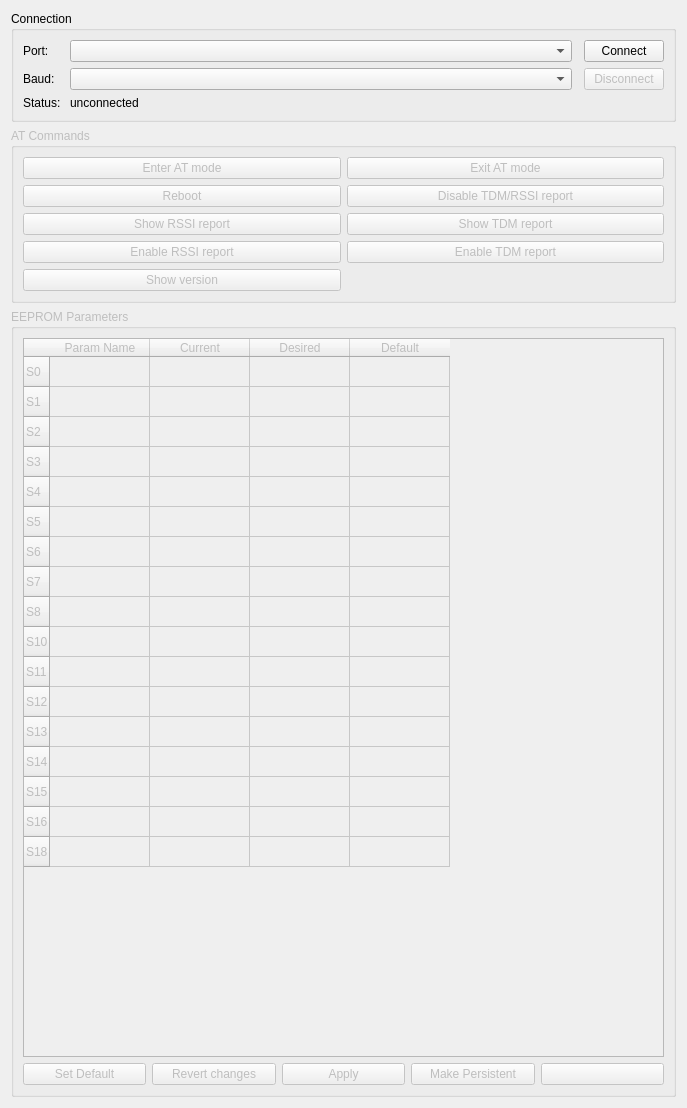
<?xml version="1.0" encoding="UTF-8"?>
<ui version="4.0">
 <class>Form</class>
 <widget class="QWidget" name="Form">
  <property name="geometry">
   <rect>
    <x>0</x>
    <y>0</y>
    <width>687</width>
    <height>1108</height>
   </rect>
  </property>
  <property name="windowTitle">
   <string>Form</string>
  </property>
  <layout class="QGridLayout" name="gridLayout_2">
   <item row="0" column="0">
    <widget class="QGroupBox" name="connection_group">
     <property name="title">
      <string>Connection</string>
     </property>
     <layout class="QGridLayout" name="gridLayout">
      <item row="0" column="1">
       <widget class="ComboBox" name="port_combobox">
        <property name="sizePolicy">
         <sizepolicy hsizetype="Preferred" vsizetype="Fixed">
          <horstretch>2</horstretch>
          <verstretch>0</verstretch>
         </sizepolicy>
        </property>
       </widget>
      </item>
      <item row="1" column="3">
       <widget class="QPushButton" name="disconnect_button">
        <property name="enabled">
         <bool>false</bool>
        </property>
        <property name="text">
         <string>Disconnect</string>
        </property>
       </widget>
      </item>
      <item row="2" column="1" colspan="3">
       <widget class="QLabel" name="connection_status_label">
        <property name="text">
         <string>unconnected</string>
        </property>
       </widget>
      </item>
      <item row="1" column="1">
       <widget class="QComboBox" name="baud_combobox"/>
      </item>
      <item row="1" column="0">
       <widget class="QLabel" name="label_2">
        <property name="text">
         <string>Baud: </string>
        </property>
       </widget>
      </item>
      <item row="0" column="0">
       <widget class="QLabel" name="label">
        <property name="sizePolicy">
         <sizepolicy hsizetype="Preferred" vsizetype="Preferred">
          <horstretch>0</horstretch>
          <verstretch>0</verstretch>
         </sizepolicy>
        </property>
        <property name="text">
         <string>Port:</string>
        </property>
       </widget>
      </item>
      <item row="2" column="0">
       <widget class="QLabel" name="label_3">
        <property name="text">
         <string>Status: </string>
        </property>
       </widget>
      </item>
      <item row="0" column="3">
       <widget class="QPushButton" name="connect_button">
        <property name="sizePolicy">
         <sizepolicy hsizetype="Preferred" vsizetype="Fixed">
          <horstretch>0</horstretch>
          <verstretch>0</verstretch>
         </sizepolicy>
        </property>
        <property name="text">
         <string>Connect</string>
        </property>
       </widget>
      </item>
     </layout>
    </widget>
   </item>
   <item row="1" column="0">
    <widget class="QGroupBox" name="at_group">
     <property name="enabled">
      <bool>false</bool>
     </property>
     <property name="title">
      <string>AT Commands</string>
     </property>
     <layout class="QGridLayout" name="gridLayout_4">
      <item row="2" column="0">
       <widget class="QPushButton" name="show_rssi_button">
        <property name="enabled">
         <bool>false</bool>
        </property>
        <property name="text">
         <string>Show RSSI report</string>
        </property>
       </widget>
      </item>
      <item row="3" column="0">
       <widget class="QPushButton" name="enable_rssi_button">
        <property name="enabled">
         <bool>false</bool>
        </property>
        <property name="text">
         <string>Enable RSSI report</string>
        </property>
       </widget>
      </item>
      <item row="2" column="1">
       <widget class="QPushButton" name="show_tdm_button">
        <property name="enabled">
         <bool>false</bool>
        </property>
        <property name="text">
         <string>Show TDM report</string>
        </property>
       </widget>
      </item>
      <item row="0" column="0">
       <widget class="QPushButton" name="enter_at_button">
        <property name="text">
         <string>Enter AT mode</string>
        </property>
       </widget>
      </item>
      <item row="1" column="0">
       <widget class="QPushButton" name="reboot_button">
        <property name="enabled">
         <bool>false</bool>
        </property>
        <property name="text">
         <string>Reboot</string>
        </property>
       </widget>
      </item>
      <item row="1" column="1">
       <widget class="QPushButton" name="disable_debug_button">
        <property name="enabled">
         <bool>false</bool>
        </property>
        <property name="text">
         <string>Disable TDM/RSSI report</string>
        </property>
       </widget>
      </item>
      <item row="0" column="1">
       <widget class="QPushButton" name="exit_at_button">
        <property name="enabled">
         <bool>false</bool>
        </property>
        <property name="text">
         <string>Exit AT mode</string>
        </property>
       </widget>
      </item>
      <item row="3" column="1">
       <widget class="QPushButton" name="enable_tdm_button">
        <property name="enabled">
         <bool>false</bool>
        </property>
        <property name="text">
         <string>Enable TDM report</string>
        </property>
       </widget>
      </item>
      <item row="4" column="0">
       <widget class="QPushButton" name="show_version_button">
        <property name="enabled">
         <bool>false</bool>
        </property>
        <property name="text">
         <string>Show version</string>
        </property>
       </widget>
      </item>
     </layout>
    </widget>
   </item>
   <item row="2" column="0">
    <widget class="QGroupBox" name="eeprom_group">
     <property name="enabled">
      <bool>false</bool>
     </property>
     <property name="title">
      <string>EEPROM Parameters</string>
     </property>
     <layout class="QGridLayout" name="gridLayout_3">
      <item row="2" column="0">
       <widget class="QPushButton" name="set_default_button">
        <property name="enabled">
         <bool>false</bool>
        </property>
        <property name="text">
         <string>Set Default</string>
        </property>
       </widget>
      </item>
      <item row="2" column="3">
       <widget class="QPushButton" name="make_persistent_button">
        <property name="enabled">
         <bool>false</bool>
        </property>
        <property name="text">
         <string>Make Persistent</string>
        </property>
        <property name="icon">
         <iconset theme="document-save">
          <normaloff>.</normaloff>.</iconset>
        </property>
        <property name="iconSize">
         <size>
          <width>16</width>
          <height>16</height>
         </size>
        </property>
       </widget>
      </item>
      <item row="2" column="1">
       <widget class="QPushButton" name="revert_button">
        <property name="enabled">
         <bool>false</bool>
        </property>
        <property name="text">
         <string>Revert changes</string>
        </property>
        <property name="icon">
         <iconset theme="edit-undo">
          <normaloff>.</normaloff>.</iconset>
        </property>
        <property name="iconSize">
         <size>
          <width>16</width>
          <height>16</height>
         </size>
        </property>
       </widget>
      </item>
      <item row="2" column="2">
       <widget class="QPushButton" name="apply_button">
        <property name="enabled">
         <bool>false</bool>
        </property>
        <property name="text">
         <string>Apply</string>
        </property>
       </widget>
      </item>
      <item row="2" column="4">
       <widget class="QPushButton" name="refresh_button">
        <property name="enabled">
         <bool>false</bool>
        </property>
        <property name="text">
         <string/>
        </property>
        <property name="icon">
         <iconset theme="view-refresh">
          <normaloff>.</normaloff>.</iconset>
        </property>
       </widget>
      </item>
      <item row="0" column="0" colspan="5">
       <widget class="QTableWidget" name="eeprom_table">
        <row>
         <property name="text">
          <string>S0</string>
         </property>
        </row>
        <row>
         <property name="text">
          <string>S1</string>
         </property>
        </row>
        <row>
         <property name="text">
          <string>S2</string>
         </property>
        </row>
        <row>
         <property name="text">
          <string>S3</string>
         </property>
        </row>
        <row>
         <property name="text">
          <string>S4</string>
         </property>
        </row>
        <row>
         <property name="text">
          <string>S5</string>
         </property>
        </row>
        <row>
         <property name="text">
          <string>S6</string>
         </property>
        </row>
        <row>
         <property name="text">
          <string>S7</string>
         </property>
        </row>
        <row>
         <property name="text">
          <string>S8</string>
         </property>
        </row>
        <row>
         <property name="text">
          <string>S10</string>
         </property>
        </row>
        <row>
         <property name="text">
          <string>S11</string>
         </property>
        </row>
        <row>
         <property name="text">
          <string>S12</string>
         </property>
        </row>
        <row>
         <property name="text">
          <string>S13</string>
         </property>
        </row>
        <row>
         <property name="text">
          <string>S14</string>
         </property>
        </row>
        <row>
         <property name="text">
          <string>S15</string>
         </property>
        </row>
        <row>
         <property name="text">
          <string>S16</string>
         </property>
        </row>
        <row>
         <property name="text">
          <string>S18</string>
         </property>
        </row>
        <column>
         <property name="text">
          <string>Param Name</string>
         </property>
        </column>
        <column>
         <property name="text">
          <string>Current</string>
         </property>
        </column>
        <column>
         <property name="text">
          <string>Desired</string>
         </property>
        </column>
        <column>
         <property name="text">
          <string>Default</string>
         </property>
        </column>
       </widget>
      </item>
     </layout>
    </widget>
   </item>
  </layout>
 </widget>
 <customwidgets>
  <customwidget>
   <class>ComboBox</class>
   <extends>QComboBox</extends>
   <header>hippocampus_common.radio_gui</header>
  </customwidget>
 </customwidgets>
 <resources/>
 <connections/>
</ui>
